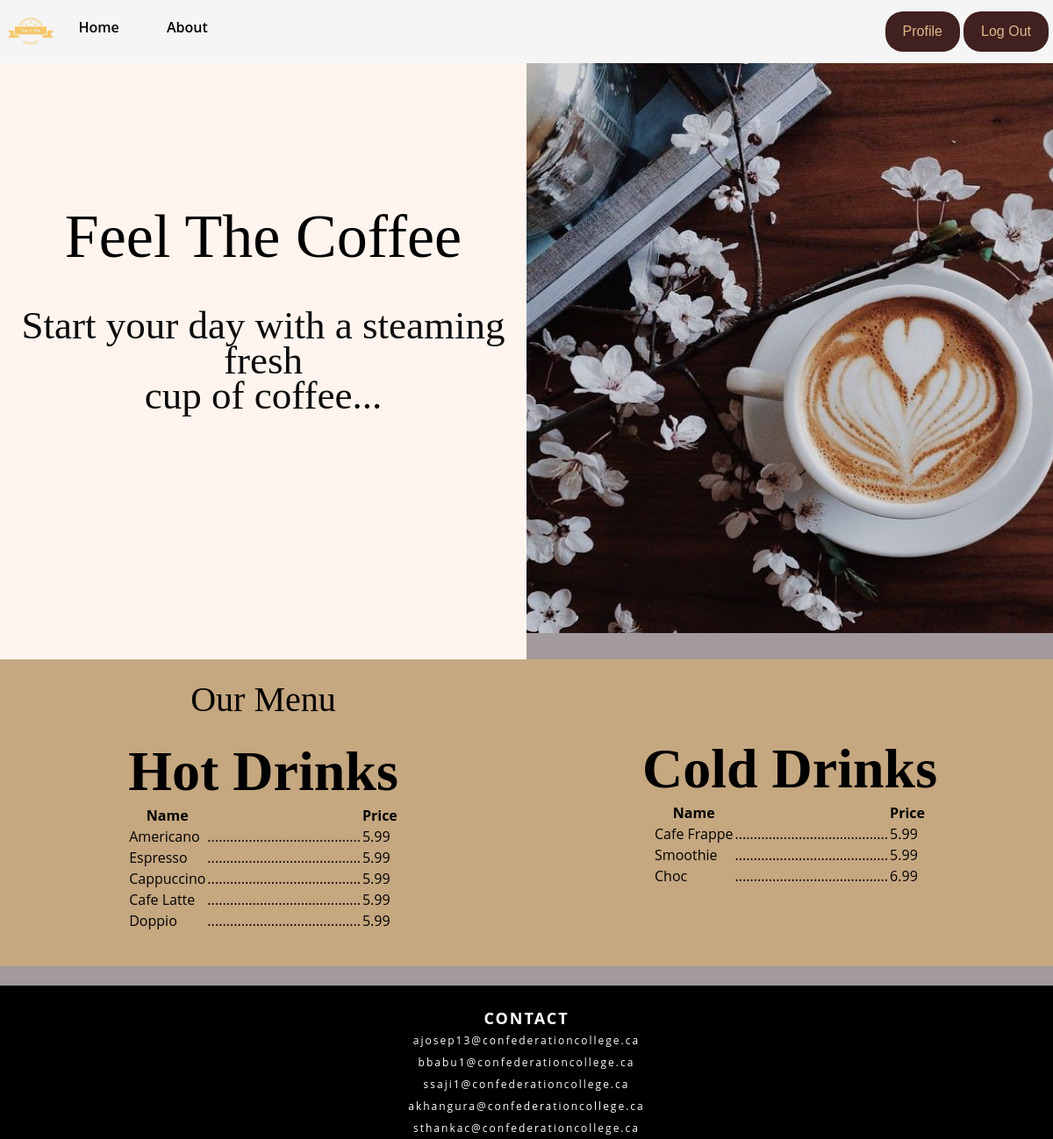
The page /home.php (signed in) on the database its author committed.
### tables this page shows
CREATE TABLE `menu` (
  `menuId` int(11) NOT NULL,
  `name` text NOT NULL,
  `category` text NOT NULL,
  `price` text NOT NULL
);

### web/home.php (the view, shortened to what this page needs)
<?php
	include("connect.php");
	?>
<html>
    <head>
        <link rel="stylesheet" type="text/css" href="css/style.css">
    </head>
      <body>
        <header>
             <div class="logo">
              <img src="svg/logo2.png" alt="Hug A Mug">
             </div>
             <nav id='nav'>
                <ul>
                    <li><a href="/">Home</a></li>
                    <li><a href="/aboutus">About</a></li>
                </ul>
             </nav>
             <div class="login">
               <button style="width:auto;"><a href="profile.php" style="text:decoration:none;color:Burlywood">Profile</a></button>
               <button style="width:auto;"><a href="logout.php" style="text:decoration:none;color:Burlywood">Log Out</a></button>
             </div>
        </header>
        <div id="grid">
          <div id="coverimg"></div>
          <div id="topl"></div>
          <div id="topr"></div>
          <div id="capt1" style="background-color: blurywood; color: black;"><h3 id="firstl">Feel The Coffee</h3>
            <br>
          <p id="sline">Start your day with a steaming fresh <br> cup of coffee...</p>
            <br>
          <br><br>
          </div>
        <div class="vision">
          <br>
          <br>
          <br>
         <h1 id="vishead">Our Menu</h1>
         <br>
    </div>
    <br>
         <div class="hot">
           <br>
           <h1 id="vishead">Our Menu</h1>
           <br>
         <?php
         $result = mysqli_query($con,"SELECT * FROM menu where category='Hot'");?>
         <div class="login-head" style="color:Black;">
         <h1 id='fline'>Hot Drinks</h1>
       </div>
       <?php
         echo "<table style='margin:auto;'>
         <tr>
         <th>Name</th>
         <th></th>
         <th>Price</th>
         </tr>";
         while($row = mysqli_fetch_array($result))
         {
         echo "<tr>";
         echo "<td>" . $row['name'] . "</td>";
         echo "<td>.........................................</td>";
         echo "<td>" . $row['price'] . "</td>";
         echo "</tr>";
         }
         echo "</table>";
        ?>
        </div>
        <div class="cold">
        <br>
        <br>
        <br>
        <br>
        <?php
         $result = mysqli_query($con,"SELECT * FROM menu where category='Cold'");?>
         <div class="login-head" style="color:Black;">
         <h1 id='fline'>Cold Drinks</h1>
       </div>
       <?php
         echo "<table style='margin:auto;'>
         <tr>
         <th>Name</th>
         <th></th>
         <th>Price</th>
         </tr>";
         while($row = mysqli_fetch_array($result))
         {
         echo "<tr>";
         echo "<td>" . $row['name'] . "</td>";
         echo "<td>.........................................</td>";
         echo "<td>" . $row['price'] . "</td>";
         echo "</tr>";
         }
         echo "</table>";
           ?>
        </div>
        <div id="contact">
          <br>
          <h2>CONTACT</h2>
          ajosep13@confederationcollege.ca
          <br>bbabu1@confederationcollege.ca
          <br>ssaji1@confederationcollege.ca
          <br>akhangura@confederationcollege.ca
          <br>sthankac@confederationcollege.ca
        </div>
        </div>
    </body>
</html>

### web/css/style.css (style rules this page uses)
* { margin : 0; padding : 0; box-sizing : border-box; outline : none; }
body { opacity: 80; font-family : Open Sans, sans-serif; background-color : hsl(345, 4%, 62%); }
header { display : inline-block; width : 100%; height: auto; padding : 5px 5px; background-color : whitesmoke; position : relative; }
.logo img { width:5%; float: left; }
nav { float : left; }
nav ul li { display : inline-block; padding : 15px 25px; }
nav ul li a { text-decoration : none; display : inline-block; color : black; font-weight : 600; }
#grid { width: 100%; display:grid; grid-template-rows: 85vh 350px; grid-template-columns: 25vw 25vw 25vw 25vw; overflow:hidden; }
#topl { grid-row-start: 1; grid-row-end: 2; grid-column-start: 1; grid-column-end: 3; background-color: seashell; }
#topr { grid-row-start: 1; grid-row-end: 2; grid-column-start: 3; grid-column-end: 5; }
#capt1 { margin:auto; text-align:center; grid-row-start: 1; grid-row-end: 2; grid-column-start: 1; grid-column-end: 3; font-weight: 100; font-size: 30px; }
#capt1 h3 { color: #000; }
#coverimg { background-image: url("../pictures/cover1b.jpg"); background-repeat: no-repeat; background-size: 700px 650px; grid-row-start: 1; grid-row-end: 2; grid-column-start: 3; grid-column-end: 5; }
.vision { text-align: center; grid-row-start: 2; grid-row-end: 3; grid-column-start: 1; grid-column-end: 5; background-color: rgb(197, 167, 128); }
.hot { text-align: center; grid-row-start: 2; grid-row-end: 3; grid-column-start: 1; grid-column-end: 3; background-color: rgb(197, 167, 128); }
.cold { text-align: center; grid-row-start: 2; grid-row-end: 3; grid-column-start: 3; grid-column-end: 5; background-color: rgb(197, 167, 128); }
#vishead { font-family:Century; font-weight: 100; font-size: 40px; }
#firstl { color: seashell; font-family:Century; font-weight: 100; font-size: 70px; }
#grid #sline { color: rgb(12, 12, 12); font-family:Brush Script MT; font-weight: 90; line-height: 40px; font-size: 45px; }
#contact { grid-row-start: 4; grid-row-end: 5; grid-column-start: 1; grid-column-end: 5; background-color: black; color:white; font-size:12px; line-height:25px; letter-spacing: 2px; text-align:center; }
.login { float:right; }
.login button { background-color: rgb(65, 32, 32); color: #fff; border-radius: 20px; padding: 14px 20px; margin: 8px 0; border: none; cursor: pointer; width: 100%; font-size: 100%; }
.login-head { text-align: center; color: burlywood; }
#fline { font-family: Edwardian Script ITC; font-size: 400%; }
#sline { text-align: center; }
.login a { text-decoration: none; color: rgb(230, 85, 18); }

### rows shown on the page
menu: name "Americano", price "5.99"
menu: name "Espresso", price "5.99"
menu: name "Cappuccino", price "5.99"
menu: name "Cafe Latte", price "5.99"
menu: name "Doppio", price "5.99"
menu: name "Cafe Frappe", price "5.99"
menu: name "Smoothie", price "5.99"
menu: name "Choc", price "6.99"
